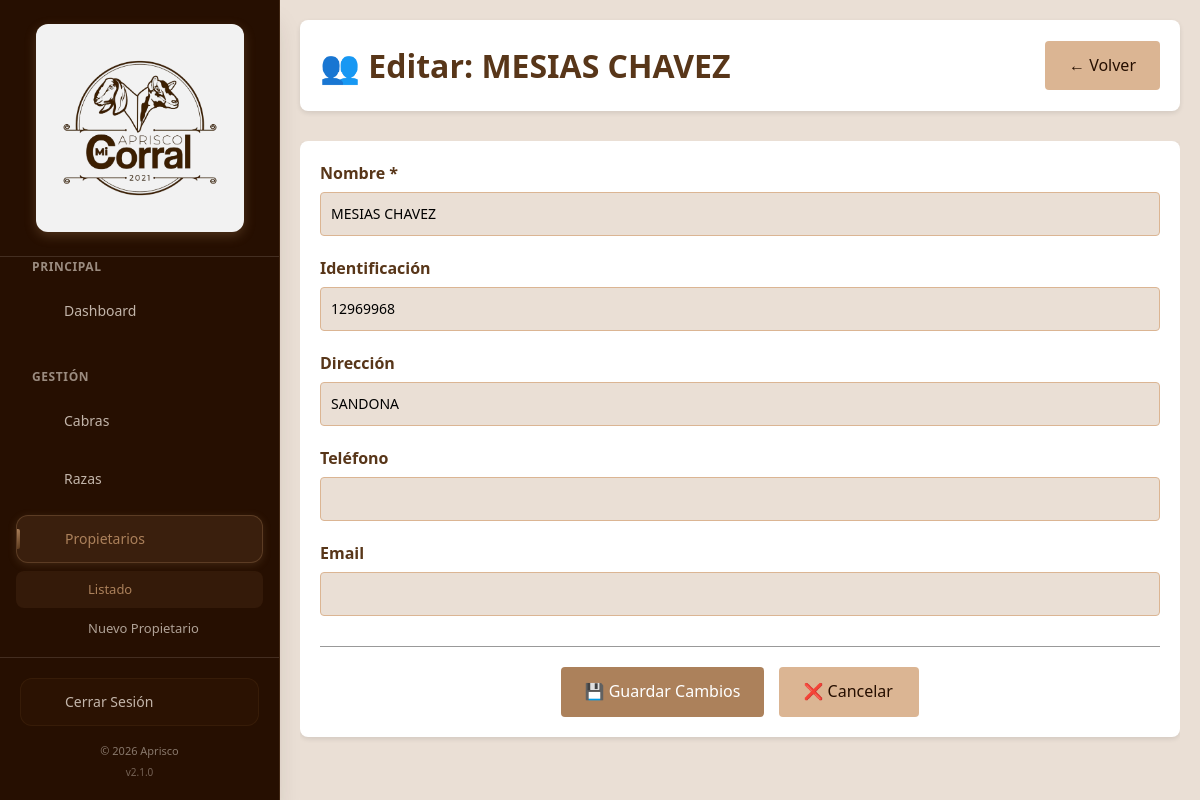
The page /propietarios/7/edit (signed in) on the database its author committed.
### tables this page shows
CREATE TABLE `propietarios` (
  `id_propietario` int NOT NULL,
  `nombre` varchar(100) NOT NULL,
  `identificacion` varchar(30) DEFAULT NULL,
  `direccion` varchar(150) DEFAULT NULL,
  `telefono` varchar(30) DEFAULT NULL,
  `email` varchar(100) DEFAULT NULL,
  `fecha_registro` date DEFAULT NULL
);

### src/models/Propietarios.php (called while the page is built, shortened)
<?php
class Propietario {
    private $db;
    public function __construct($database) {
        $this->db = $database;
    }
    public function getById($id) {
        try {
            $query = "SELECT * FROM propietarios WHERE id_propietario = :id";
            $stmt = $this->db->prepare($query);
            $stmt->bindParam(':id', $id);
            $stmt->execute();
            return $stmt->fetch(PDO::FETCH_ASSOC);
        } catch (PDOException $e) {
            error_log("Error getting Propietario by ID: " . $e->getMessage());
            return false;
        }
    }
}

### src/views/propietarios/edit.php (the view, shortened to what this page needs)
<!DOCTYPE html>
<html lang="es">
<head>
    <link rel="stylesheet" href="<?= BASE_URL ?>/assets/css/style.css">
</head>
<body>
<?php include __DIR__ . '/../../../includes/sidebar.php'; ?>
<div class="container">
    <header class="dashboard-header">
        <h1>👥 <?= isset($propietario) ? "Editar: " . htmlspecialchars($propietario['nombre']) : "Registrar Nuevo Propietario" ?></h1>
        <a href="<?= BASE_URL ?>/propietarios" class="btn btn-secondary">← Volver</a>
    </header>
    <main class="main-content">
        <form method="POST" action="<?= isset($propietario) ? BASE_URL . '/propietarios/' . $propietario['id_propietario'] . '/edit' : BASE_URL . '/propietarios/create' ?>" class="form-container">
            <div class="form-group">
                <label for="nombre">Nombre *</label>
                <input type="text" id="nombre" name="nombre" required
                       value="<?= htmlspecialchars($_SESSION['form_data']['nombre'] ?? $propietario['nombre'] ?? '') ?>">
            </div>
            <div class="form-group">
                <label for="identificacion">Identificación</label>
                <input type="text" id="identificacion" name="identificacion"
                       value="<?= htmlspecialchars($_SESSION['form_data']['identificacion'] ?? $propietario['identificacion'] ?? '') ?>">
            </div>
            <div class="form-group">
                <label for="direccion">Dirección</label>
                <input type="text" id="direccion" name="direccion"
                       value="<?= htmlspecialchars($_SESSION['form_data']['direccion'] ?? $propietario['direccion'] ?? '') ?>">
            </div>
            <div class="form-group">
                <label for="telefono">Teléfono</label>
                <input type="text" id="telefono" name="telefono"
                       value="<?= htmlspecialchars($_SESSION['form_data']['telefono'] ?? $propietario['telefono'] ?? '') ?>">
            </div>
            <div class="form-group">
                <label for="email">Email</label>
                <input type="email" id="email" name="email"
                       value="<?= htmlspecialchars($_SESSION['form_data']['email'] ?? $propietario['email'] ?? '') ?>">
            </div>
            <div class="form-actions">
                <button type="submit" class="btn btn-primary">
                    <?= isset($propietario) ? "💾 Guardar Cambios" : "➕ Registrar Propietario" ?>
                </button>
                <a href="<?= BASE_URL ?>/propietarios" class="btn btn-secondary">
                    ❌ Cancelar
                </a>
            </div>
        </form>
    </main>
</div>
</body>
</html>

### assets/css/style.css (style rules this page uses)
:root { --dark: #260f01; --brown: #583619; --tan: #ac815b; --beige: #dbb593; --cream: #eadfd5; --light: #f2f2f2; --black: #000000; --white: #ffffff; --gray: #666666; --light-gray: #999999; }
* { margin: 0; padding: 0; box-sizing: border-box; }
html { overflow-x: hidden; }
body { min-width: 320px; overflow-x: hidden; }
input, select, textarea, button { max-width: 100%; font: inherit; }
.container, .main-content, .dashboard-content, .dashboard-header, .form-container, .cabra-detail-container { width: 100%; min-width: 0; }
.sidebar ~ .container, .sidebar ~ .main-content { width: calc(100% - 280px); margin-left: 280px; }
.main-content { min-width: 0; overflow-x: auto; }
.dashboard-header > *, .actions-bar > *, .info-header > * { min-width: 0; }
.detail-actions .btn, .form-actions .btn, .cabra-actions .btn { max-width: 100%; }
body { font-family: "Segoe UI", Tahoma, Geneva, Verdana, sans-serif; line-height: 1.6; color: var(--dark); background-color: var(--cream); }
.container { max-width: 1200px; margin: 0 auto; padding: 20px; }
.form-group { margin-bottom: 20px; }
.form-group label { display: block; margin-bottom: 5px; font-weight: 600; color: var(--dark); }
.form-group input { width: 100%; padding: 12px; border: 1px solid var(--beige); border-radius: 4px; font-size: 16px; transition: border-color 0.3s; background-color: var(--cream); }
.btn { display: inline-block; padding: 12px 24px; background-color: var(--tan); color: var(--white); text-decoration: none; border: none; border-radius: 4px; cursor: pointer; font-size: 16px; transition: background-color 0.3s; }
.btn-primary { background-color: var(--tan); width: 100%; }
.btn-secondary { background-color: var(--beige); color: var(--dark); }
.dashboard-header { display: flex; justify-content: space-between; align-items: center; background: var(--white); padding: 20px; border-radius: 8px; margin-bottom: 30px; box-shadow: 0 2px 5px rgba(0, 0, 0, 0.1); }
.dashboard-header h1 { color: var(--brown); margin: 0; overflow-wrap: anywhere; }
.form-actions { display: flex; gap: 15px; justify-content: center; margin-top: 30px; padding-top: 20px; border-top: 1px solid var(--beige); }
.form-actions .btn { width: auto; min-width: 140px; }
.form-container { background: var(--white); padding: 20px; border-radius: 8px; margin-bottom: 30px; box-shadow: 0 2px 5px rgba(0, 0, 0, 0.1); }
.form-group label { display: block; margin-bottom: 5px; font-weight: bold; color: var(--brown); }
.form-group input, .form-group select { width: 100%; padding: 10px; border: 1px solid var(--beige); border-radius: 4px; font-size: 14px; }
.form-actions { display: flex; gap: 15px; justify-content: center; margin-top: 30px; padding-top: 20px; border-top: 1px solid var(--light-gray); }
.form-group input, .form-group select, .form-group textarea { width: 100%; padding: 10px; border: 1px solid var(--beige); border-radius: 4px; font-size: 14px; }

### includes/sidebar.php (style rules this page uses)
:root { --dark: #260F01; --brown: #583619; --tan: #AC815B; --beige: #DBB593; --cream: #EADFD5; --light: #F2F2F2; --black: #000000; --white: #FFFFFF; --gray: #666666; --light-gray: #999999; }

### rows shown on the page
propietarios: nombre "MESIAS CHAVEZ", identificacion "12969968", direccion "SANDONA"

### other values the page prints
SITE_NAME "Aprisco"
